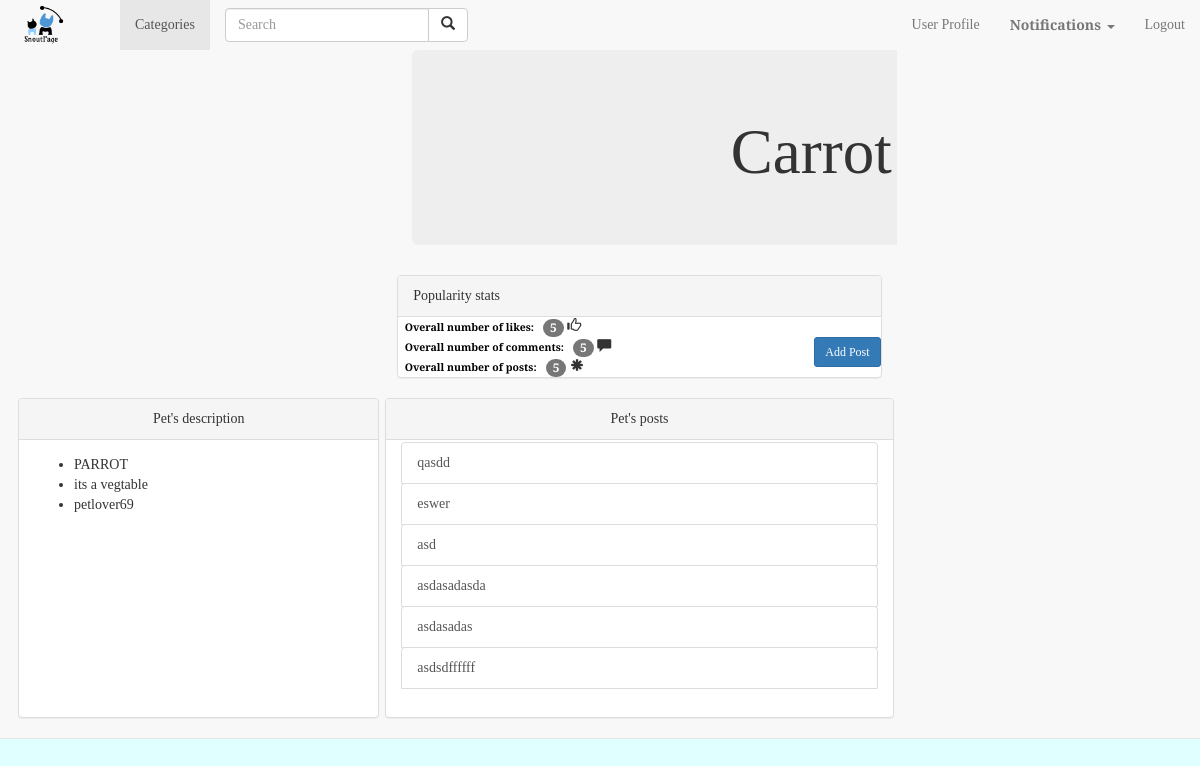
/SnoutPage/pet/carrot/ (signed in), run on the app's committed database.
### SnoutPage/models.py (models this page shows, shortened)
class Pet(models.Model):
    slug = models.SlugField(unique=True, default=None)
    category = models.CharField(max_length=6, choices=TYPES, default="DOG")
    owner = models.ForeignKey(User, default=None)
    name = models.CharField(max_length=120, unique=True)
    picture = models.ImageField(upload_to='pet_profile_images',blank=True)
    description = models.CharField(max_length=600, blank=True)

class Post(models.Model):
    slug = models.SlugField(unique=True, default=None)
    category = models.CharField(max_length=6, choices=TYPES, default="DOG")
    title = models.CharField(max_length=128, unique=True)
    description = models.CharField(max_length=300, blank=True)
    tag = models.CharField(max_length=30, blank=True)
    picture = models.ImageField(upload_to='post_images', blank=True)
    pet = models.ForeignKey(Pet, default=None)
    author = models.ForeignKey(User, default=None, on_delete=models.CASCADE)
    created_date = models.DateTimeField(default=timezone.now)

### SnoutPage/views.py (the view)
# urls.py: url(r'SnoutPage/pet/(?P<pet_name_slug>[\w\-]+)/$', views.pet, name='pet'),
def pet(request, pet_name_slug):
    context_dict = {}
    try:
        pet = Pet.objects.get(slug=pet_name_slug)
        posts = Post.objects.filter(pet=pet)
        context_dict['slug'] = pet_name_slug
        context_dict['posts'] = posts
        context_dict['owner'] = pet.owner
        context_dict['name'] = pet.name
        context_dict['category'] = pet.category
        context_dict['picture'] = pet.picture
        context_dict['description'] = pet.description
    except Pet.DoesNotExist:
        context_dict['slug'] = None
        context_dict['posts'] = None
        context_dict['owner'] = None
        context_dict['name'] = None
        context_dict['category'] = None
        context_dict['picture'] = None
        context_dict['description'] = None
    return render(request, 'SnoutPage/pet.html', context_dict)

### templates/SnoutPage/pet.html (shortened to what this page needs)
{% extends 'SnoutPage/base.html' %}
{% load staticfiles %}
{% block body_block %}
<div class= "row">
<div class = "col-xs-5">
</div>
<div class="col-xs-7">
<div class="container">
  <div id = "pet-name-jumbo"class="jumbotron">
   <h1>{{name}}</h1>
  </div>
</div>
<div class = "panel panel-default">
<div class="panel-heading">Popularity stats</div>
<span class="label" id = "popularity-text">Overall number of likes: </span> <span class="badge"> 5</span> <span class= "glyphicon glyphicon-thumbs-up"> </span>
<br>
<span class="label" id = "popularity-text">Overall number of comments: </span> <span class="badge"> 5</span> <span class= "glyphicon glyphicon-comment"> </span>
<a  href="{% url 'add_post' slug %}" class="btn btn-primary btn-sm pull-right" role="button">Add Post</a>
<br>
<span class="label" id = "popularity-text">Overall number of posts: </span> <span class="badge"> 5</span> <span class= "glyphicon glyphicon-asterisk"> </span>
</div>
</div>
</div>
<div class = "row" id ="pet-page-content">
<div class = "col-lg-5">
<div class="panel panel-default"  id = "pet-panel-panel" >
  <div class="panel-heading" id = "pet-posts-label">Pet's description</div>
  <div class="panel-body">
  <ul>
	<li>{{category}}</li>
	<li>{{description}}</li>
	<li> {{owner}} </li>
</ul>
</div>
</div>
</div>
<div class="col-lg-7">
<div class="panel panel-default" id = "pet-panel-panel" >
  <div class="panel-heading" id = "pet-posts-label">Pet's posts</div>
  <div class="panel-body" id = "pet-panel-post-body">
  {% if posts %}
        {% for post in posts %}
   <div class="list-group">
  <a href="{% url 'post' post.slug %}"   class="list-group-item">{{ post.title }}</a>
   {% endfor %}
   </div>
  {% else %}
   <h1 align="center"><mark>{{name}} has no posts yet.<mark></h1>
    {% endif %}
	</div>
</div>
</div>
</div>
{% endblock %}

### static/css/styles.css (style rules this page uses)
#pet-name-jumbo { width:70%; text-align:center; }
#popularity-text { color:black; }
#pet-posts-label { text-align:center; }
#pet-page-content { height: 300px; }
#pet-panel-panel { margin-left: -12px; margin-right: -12px; height: 320px; }
#pet-panel-post-body { overflow:auto; height:275px; padding-top:2px; }

### data on the page
Pet: name "Carrot", category "PARROT", description "its a vegtable"
Post: title "qasdd"
Post: title "eswer"
Post: title "asd"
Post: title "asdasadasda"
Post: title "asdasadas"
Post: title "asdsdffffff"

### other printed values
{{ owner }} "petlover69"
